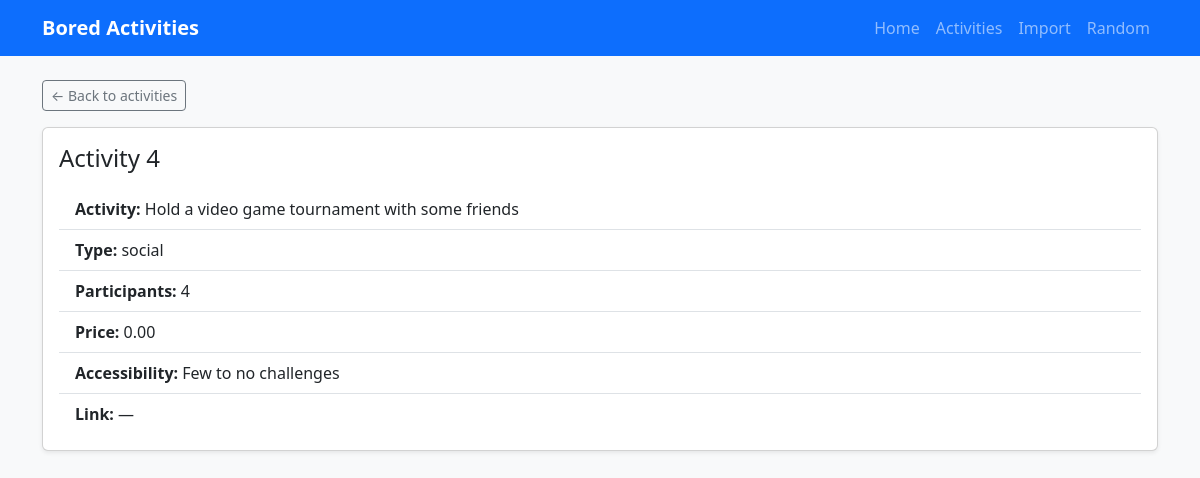
Screenshot of /activities/4/ with the database file from the repository.
### activities/models.py (models this page shows, shortened)
class Activity(models.Model):
    id = models.IntegerField(primary_key=True)
    activity = models.CharField(max_length=255)
    type = models.CharField(max_length=64, choices=ActivityType.choices, db_index=True)
    participants = models.PositiveSmallIntegerField(db_index=True)
    price = models.DecimalField(max_digits=5, decimal_places=2, db_index=True)
    accessibility = models.CharField(max_length=64, db_index=True)
    link = models.URLField(blank=True, null=True)
    class Meta:
        ordering = ["id"]

### activities/views/show_detail_view.py (the view)
class ActivityDetailView(DetailView):
    model = Activity
    template_name = "activities/activity_page.html"
    context_object_name = "activity"

### activities/templates/activities/activity_page.html (shortened to what this page needs)
{% extends "activities/base.html" %}
{% block content %}
<p class="mb-3"><a class="btn btn-outline-secondary btn-sm" href="{% url 'activities_list' %}">← Back to activities</a></p>
<div class="card shadow-sm">
  <div class="card-body">
    <h1 class="h4 mb-3">Activity {{ activity.id }}</h1>
    <ul class="list-group list-group-flush">
      <li class="list-group-item"><strong>Activity:</strong> {{ activity.activity }}</li>
      <li class="list-group-item"><strong>Type:</strong> {{ activity.type }}</li>
      <li class="list-group-item"><strong>Participants:</strong> {{ activity.participants }}</li>
      <li class="list-group-item"><strong>Price:</strong> {{ activity.price }}</li>
      <li class="list-group-item"><strong>Accessibility:</strong> {{ activity.accessibility }}</li>
      <li class="list-group-item">
        <strong>Link:</strong>
        {% if activity.link %}
          <a href="{{ activity.link }}" target="_blank" rel="noopener noreferrer">{{ activity.link }}</a>
        {% else %}
          —
        {% endif %}
      </li>
    </ul>
  </div>
</div>
{% endblock %}

### rows the page displays
Activity: id "4", activity "Hold a video game tournament with some friends", type "social", participants "4", price "0.00", accessibility "Few to no challenges"
